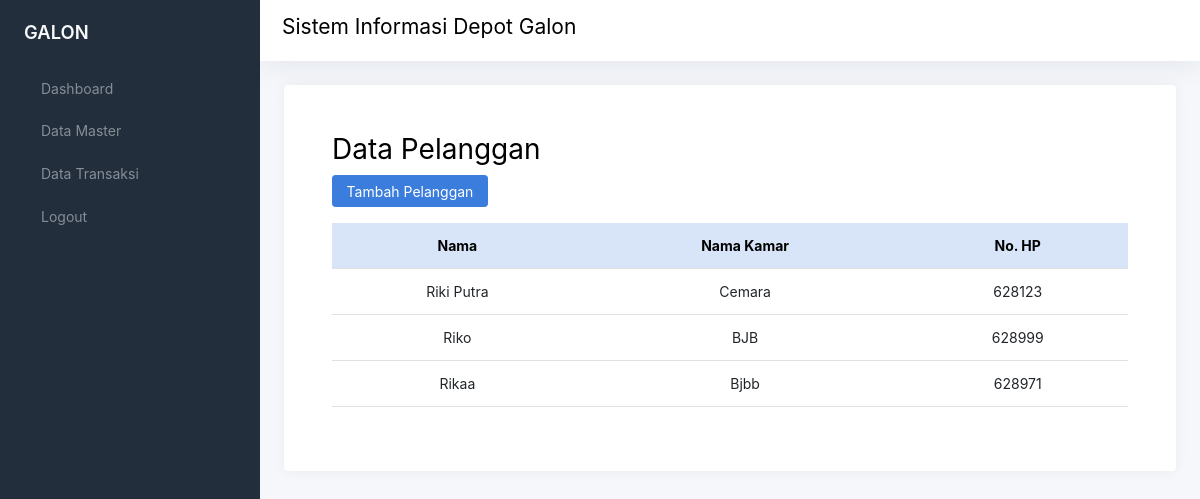
Page /admin/data_pelanggan.php on the committed database.
### tables this page shows
CREATE TABLE `pelanggan` (
  `id_pelanggan` int(11) NOT NULL,
  `id_user` int(11) NOT NULL,
  `nama` varchar(255) NOT NULL,
  `alamat` varchar(255) NOT NULL,
  `nohp` varchar(255) NOT NULL
);

### admin/data_pelanggan.php (the view, shortened to what this page needs)
<?php
include '../config.php';
$user = mysqli_query($conn, "SELECT * FROM pelanggan");
?>
<!DOCTYPE html>
<html lang="en">
<head>
    <link href="../css/app.css" rel="stylesheet">
</head>
<body>
    <div class="wrapper">
        <nav id="sidebar" class="sidebar js-sidebar">
            <div class="sidebar-content js-simplebar">
                <a class="sidebar-brand" href="">
                    <span class="align-middle">GALON</span>
                </a>
                <ul class="sidebar-nav">
                    <li class="sidebar-item">
                        <a class="sidebar-link" href="index.php">
                            <i class="align-middle" data-feather="sliders"></i> <span
                                class="align-middle">Dashboard</span>
                        </a>
                    </li>
                    <li class="sidebar-item">
                        <a class="sidebar-link" href="#" id="dataMaster">
                            <i class="align-middle" data-feather="user"></i> <span class="align-middle">Data
                                Master</span>
                        </a>
                    </li>
                    <li class="sidebar-item">
                        <a class="sidebar-link" href="#" id="dataTransaksi">
                            <i class="align-middle" data-feather="user"></i> <span class="align-middle">Data
                                Transaksi</span>
                        </a>
                    </li>
                    <li class="sidebar-item">
                        <a class="sidebar-link" href="../logout.php">
                            <i class="align-middle" data-feather="user-plus"></i> <span
                                class="align-middle">Logout</span>
                        </a>
                    </li>
                </ul>
            </div>
        </nav>
        <div class="main">
            <nav class="navbar navbar-expand navbar-light navbar-bg">
                <div>
                    <h3 class="justify-content-start"> Sistem Informasi Depot Galon </h3>
                </div>
            </nav>
            <main class="content p-4">
                <div class="container-fluid p-0">
                    <div class="row">
                        <div class="col-12">
                            <div class="card">
                                <div class="card-body p-5">
                                    <h1 class="mb-2">Data Pelanggan</h1>
                                    <a href="tambah_pelanggan.php" class="btn btn-primary mb-3">Tambah Pelanggan</a>
                                    <div class="table-responsive">
                                        <table class="table table-responsive table-hover text-dark text-center">
                                            <thead>
                                                <tr class="table table-primary">
                                                    <th>Nama</th>
                                                    <th>Nama Kamar</th>
                                                    <th>No. HP</th>
                                                </tr>
                                            </thead>
                                            <tbody>
                                                <?php foreach ($user as $td) : ?>
                                                <tr>
                                                    <td><?= $td['nama'] ?></td>
                                                    <td><?= $td['alamat'] ?></td>
                                                    <td><?= $td['nohp'] ?></td>
                                                </tr>
                                                <?php endforeach; ?>
                                            </tbody>
                                        </table>
                                    </div>
                                </div>
                            </div>
                        </div>
                    </div>
                </div>
            </main>
        </div>
    </div>
</body>
</html>

### rows in the picture
pelanggan: nama "Riki Putra", alamat "Cemara", nohp "628123"
pelanggan: nama "Riko", alamat "BJB", nohp "628999"
pelanggan: nama "Rikaa", alamat "Bjbb", nohp "628971"
